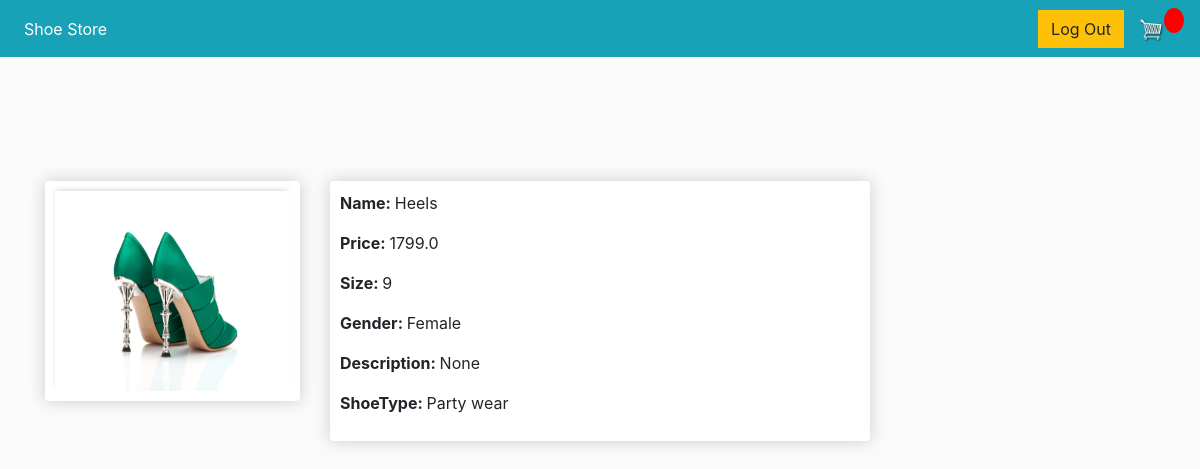
/description/1/, run on the app's committed database.
### store/models.py (models this page shows, shortened)
class Product(models.Model):
	name = models.CharField(max_length=200)
	price = models.FloatField()
	digital = models.BooleanField(default=False,null=True, blank=True)
	image = models.ImageField(null=True, blank=True)
	shoe_type =models.CharField(max_length=50,null=True, blank=True)
	gender = models.CharField(max_length=10 )
	size = models.IntegerField(null=True,blank=True)
	description = models.CharField(max_length=200, null=True, blank=True)
	@property
	def imageURL(self):
		try:
			url = self.image.url
		except:
			url = ''
		return url

### store/views.py (the view)
# urls.py: path('description/<str:pk>/', views.description, name="description"),
def description(request,pk):
	queryset = Product.objects.get(id=pk)
	context = {'queryset':queryset}
	return render(request, 'store/description.html',context)

### store/templates/store/description.html
{% extends 'store/main.html' %}
{% load static %}
{% block content %}
     <div class="row">
		<div class="col-lg-3" style="margin-top: 100px; " >
			<div class="box-element" id="form-wrapper">
				<img class="thumbnail" src="{{queryset.imageURL}}">
			</div>
		</div>
		<div class="col-lg-6" style="margin-top: 100px">
			<div class="box-element">
				<p><strong> Name: </strong>{{queryset.name}}</p>
				<p><strong> Price: </strong>{{queryset.price}}</p>
				<p><strong> Size: </strong>{{queryset.size}}</p>
				<p><strong> Gender: </strong>{{queryset.gender}}</p>
				<p><strong> Description: </strong>{{queryset.description}}</p>
				<p><strong> ShoeType: </strong>{{queryset.shoe_type}}</p>
			</div>
		</div>
	</div>
{% endblock content %}

### static/css/main.css (style rules this page uses)
body { background-color: hsl(0, 0%, 98%); }
.box-element { box-shadow:hsl(0, 0%, 80%) 0 0 16px; background-color: #fff; border-radius: 4px; padding: 10px; }
.thumbnail { width: 100%; height: 200px; -webkit-box-shadow: -1px -3px 5px -2px rgba(214,214,214,1); -moz-box-shadow: -1px -3px 5px -2px rgba(214,214,214,1); box-shadow: -1px -3px 5px -2px rgba(214,214,214,1); }
.col-lg-4, .col-lg-6, .col-lg-8, .col-lg-12 { margin-top: 10px; }

### data on the page
Product: imageURL (picture), name "Heels", price "1799.0", size "9", gender "Female", description "None", shoe_type "Party wear"
